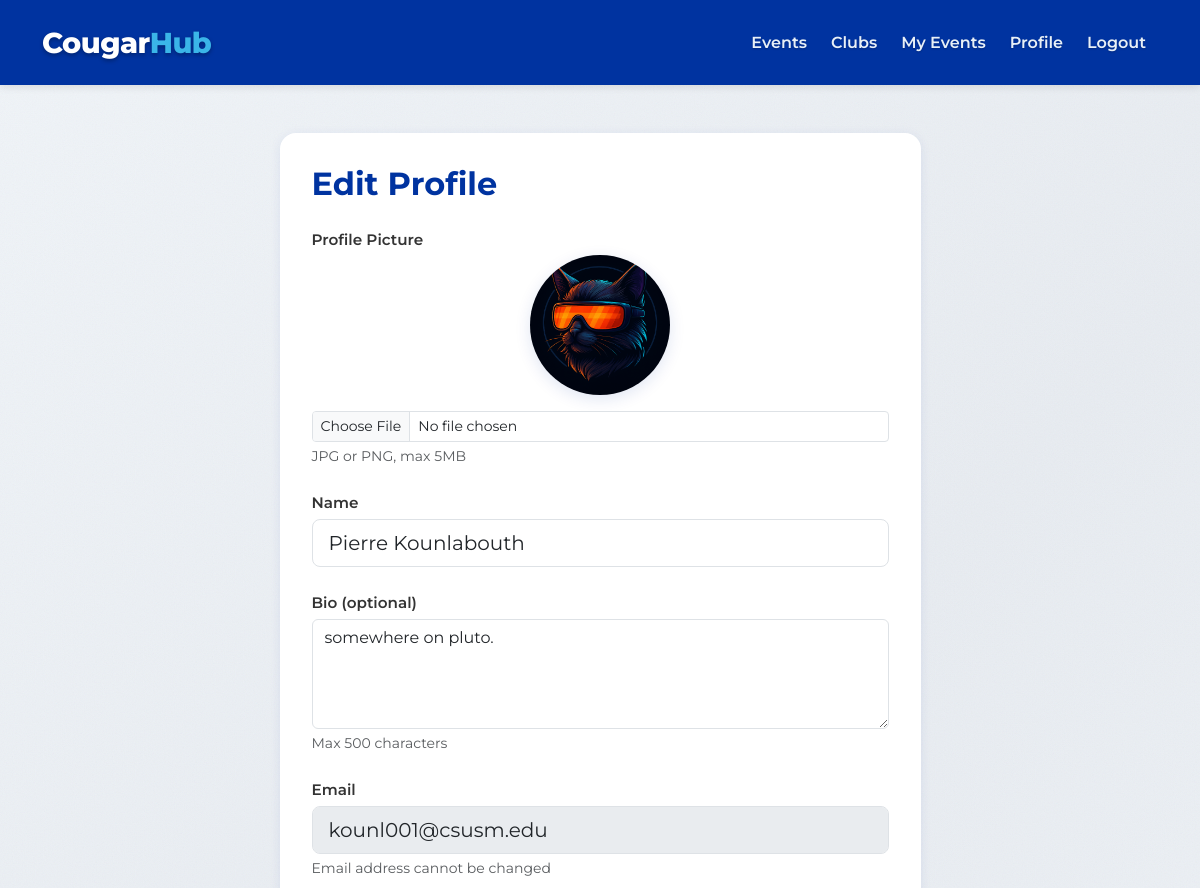
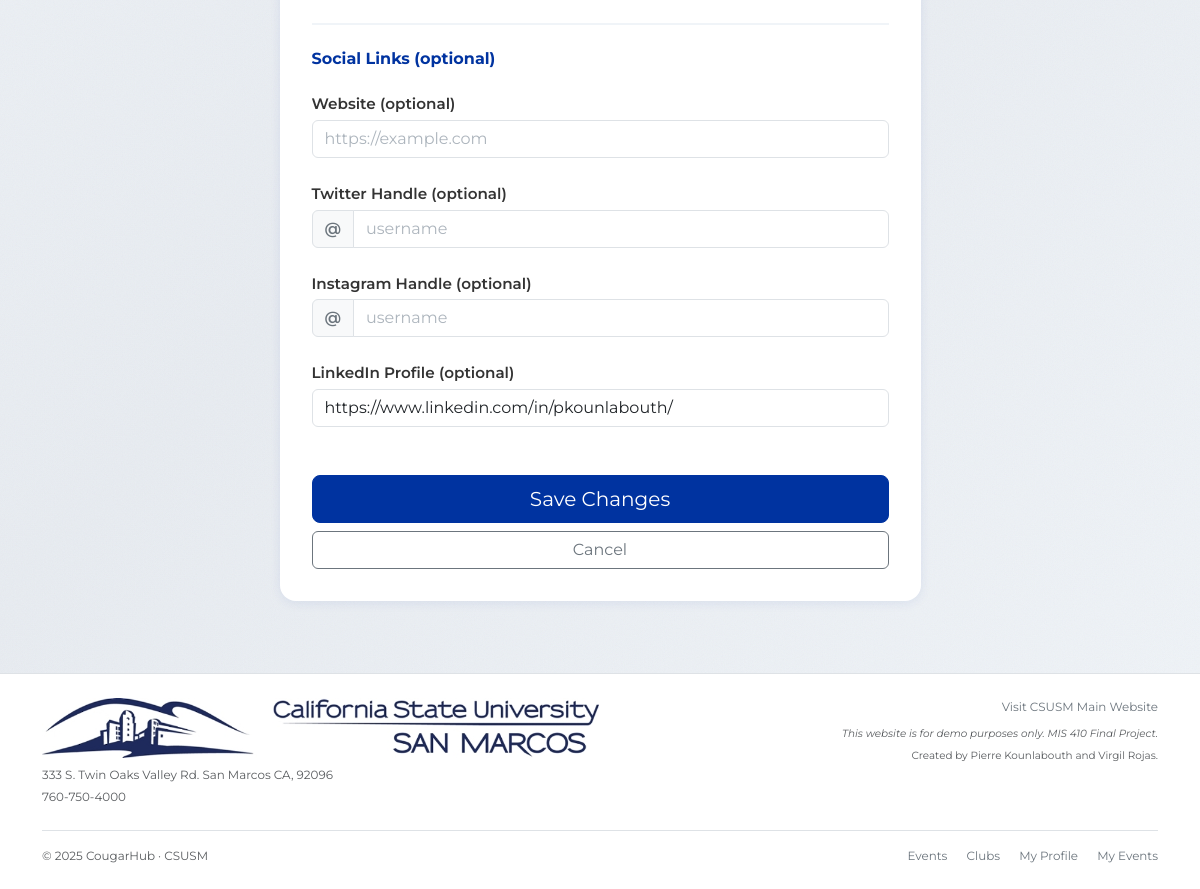
The app's page /profile/edit (signed in) with its own data (2 pictures, top to bottom).
### models.py (models this page shows)
class User(UserMixin, db.Model):
    __tablename__ = "user"
    id = db.Column(db.Integer, primary_key=True)
    name = db.Column(db.String(80), nullable=False)
    email = db.Column(db.String(120), unique=True, nullable=False)
    password_hash = db.Column(db.String(255), nullable=False)
    role = db.Column(db.String(20), default="student", nullable=False)
    profile_image_filename = db.Column(db.String(255), nullable=True)
    bio = db.Column(db.Text, nullable=True)
    website = db.Column(db.String(255), nullable=True)
    twitter = db.Column(db.String(255), nullable=True)
    instagram = db.Column(db.String(255), nullable=True)
    linkedin = db.Column(db.String(255), nullable=True)
    member_since = db.Column(db.DateTime, nullable=False, default=datetime.utcnow)
    events_created = db.relationship("Event", backref="creator", lazy=True)
    rsvps = db.relationship(
        "RSVP",
        back_populates="user",
        cascade="all, delete-orphan"
    )
    clubs_owned = db.relationship(
        "Club",
        back_populates="owner",
        lazy=True
    )

### app.py (the view, shortened to what this page needs)
@app.route("/profile/edit", methods=["GET", "POST"])
@login_required
def edit_profile():
    form = ProfileForm(obj=current_user)
    return render_template("profile_edit.html", form=form)

### forms.py
class ProfileForm(FlaskForm):
    name = StringField("Name", validators=[DataRequired(), Length(max=80)])
    bio = TextAreaField("Bio (optional)", validators=[Optional(), Length(max=500)])
    website = StringField("Website (optional)", validators=[Optional(), URL(message="Please enter a valid URL"), Length(max=255)])
    twitter = StringField("Twitter Handle (optional)", validators=[Optional(), Length(max=255)])
    instagram = StringField("Instagram Handle (optional)", validators=[Optional(), Length(max=255)])
    linkedin = StringField("LinkedIn Profile (optional)", validators=[Optional(), URL(message="Please enter a valid URL"), Length(max=255)])
    profile_image = FileField("Profile Picture (optional)", validators=[Optional(), FileAllowed(["jpg", "jpeg", "png", "gif"], "Images only!")])
    submit = SubmitField("Save Changes")

### app.py (called while the page is built)
@login_manager.user_loader
def load_user(user_id: str):
    return db.session.get(User, int(user_id))

### templates/profile_edit.html (shortened to what this page needs)
{% extends "base.html" %}
{% block content %}
<div class="row justify-content-center">
  <div class="col-lg-7">
    <div class="edit-profile-card">
      <h2 class="mb-4">Edit Profile</h2>
      <form method="POST" enctype="multipart/form-data">
        <div class="mb-4">
          <label class="form-label fw-semibold">Profile Picture</label>
          <div class="profile-edit-preview mb-3">
            {% if current_user.profile_image_filename %}
              <img
                src="{{ url_for('static', filename='uploads/profiles/' ~ current_user.profile_image_filename) }}"
                alt="Profile picture"
                class="profile-edit-img">
            {% else %}
              <div class="profile-edit-placeholder">
                <i class="bi bi-person-fill"></i>
              </div>
            {% endif %}
          </div>
          {{ form.profile_image(class="form-control form-control-sm") }}
          <div class="form-text">JPG or PNG, max 5MB</div>
        </div>
        <div class="mb-4">
          {{ form.name.label(class="form-label fw-semibold") }}
          {{ form.name(class="form-control form-control-lg") }}
        </div>
        <div class="mb-4">
          {{ form.bio.label(class="form-label fw-semibold") }}
          {{ form.bio(class="form-control", rows="4", placeholder="Tell us about yourself...") }}
          <div class="form-text">Max 500 characters</div>
        </div>
        <div class="mb-4">
          <label class="form-label fw-semibold">Email</label>
          <input type="email" class="form-control form-control-lg" value="{{ current_user.email }}" disabled>
          <div class="form-text">Email address cannot be changed</div>
        </div>
        <div class="form-section-divider">
          <h4 class="form-section-title">Social Links (optional)</h4>
        </div>
        <div class="mb-4">
          {{ form.website.label(class="form-label fw-semibold") }}
          {{ form.website(class="form-control", placeholder="https://example.com") }}
        </div>
        <div class="mb-4">
          {{ form.twitter.label(class="form-label fw-semibold") }}
          <div class="input-group">
            <span class="input-group-text">@</span>
            {{ form.twitter(class="form-control", placeholder="username") }}
          </div>
        </div>
        <div class="mb-4">
          {{ form.instagram.label(class="form-label fw-semibold") }}
          <div class="input-group">
            <span class="input-group-text">@</span>
            {{ form.instagram(class="form-control", placeholder="username") }}
          </div>
        </div>
        <div class="mb-4">
          {{ form.linkedin.label(class="form-label fw-semibold") }}
          {{ form.linkedin(class="form-control", placeholder="https://linkedin.com/in/username") }}
        </div>
        <div class="d-grid gap-2 mt-5">
          <button type="submit" class="btn btn-primary btn-lg">
            Save Changes
          </button>
          <a href="{{ url_for('profile') }}" class="btn btn-outline-secondary">
            Cancel
          </a>
        </div>
      </form>
    </div>
  </div>
</div>
{% endblock %}

### static/css/styles.css (style rules this page uses)
body { background: linear-gradient(135deg, #f0f4f8 0%, #e8ecf1 50%, #f0f4f8 100%); background-attachment: fixed; font-family: 'Montserrat', sans-serif; position: relative; display: flex; flex-direction: column; min-height: 100vh; }
body::before { content: ''; position: fixed; top: 0; left: 0; width: 100%; height: 100%; pointer-events: none; z-index: -1; }
.navbar.bg-primary, .btn-primary, .btn-primary:active, .btn-primary:focus { background-color: #0033a0 !important; border-color: #0033a0 !important; }
input::placeholder, textarea::placeholder { color: #adb5bd !important; font-weight: 400; opacity: 1 !important; }
.form-label { font-weight: 600; color: #333; font-size: 0.95rem; margin-bottom: 0.25rem; }
.form-section-divider { margin-top: 2rem; margin-bottom: 1.5rem; padding-top: 1.5rem; border-top: 2px solid #f0f4f8; }
.form-section-title { font-size: 1rem; font-weight: 700; color: #0033a0; margin: 0; }
.input-group-text { background-color: #f8f9fa; border: 1px solid #dee2e6; color: #6c757d; font-weight: 600; }
.edit-profile-card { background: white; border-radius: 1rem; box-shadow: 0 2px 12px rgba(0, 51, 160, 0.08); padding: 2rem; }
.edit-profile-card h2 { color: #0033a0; font-weight: 700; margin-bottom: 1.5rem; }
.profile-edit-preview { display: flex; justify-content: center; align-items: center; width: 140px; height: 140px; margin: 0 auto; border-radius: 50%; background: linear-gradient(135deg, #f0f4f8 0%, #e8ecf1 100%); overflow: hidden; box-shadow: 0 4px 16px rgba(0, 51, 160, 0.12); }
.profile-edit-img { width: 100%; height: 100%; object-fit: cover; object-position: center; }

### records on screen
User: profile_image_filename (picture), name "Pierre Kounlabouth", bio "somewhere on pluto.", email "kounl001@csusm.edu", linkedin "https://www.linkedin.com/in/pkounlabouth/"
